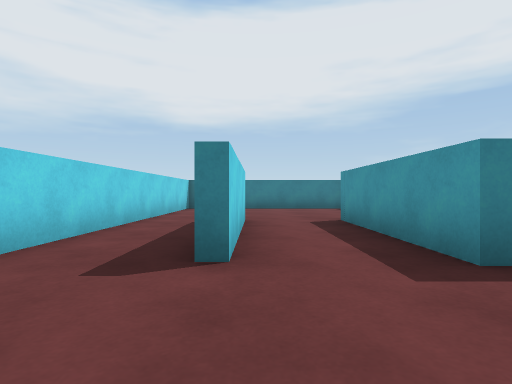
[1] (above)

16 first-person views from a walk through a scene from a Unity 3-D project. The camera is 0.61 m above the floor, looks level and sees 80° across. The floor is counted in squares, 1 m on a side. Each view is taken from the middle of a square. On the plan, view 1 faces up. The plan holds only what a view shows up to about 9 squares ahead; the rest is blank. The place goes on beyond the plan. The player is left out.

[2]
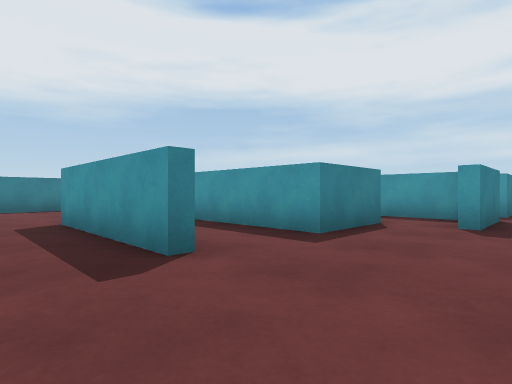

[3]
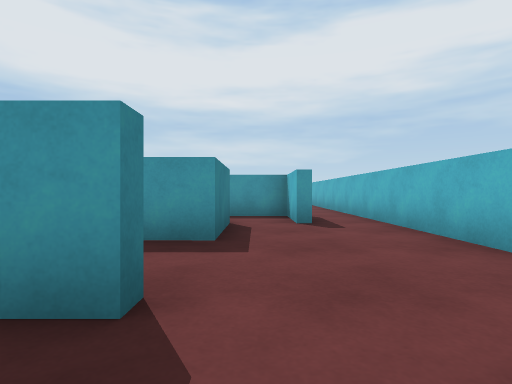

[4]
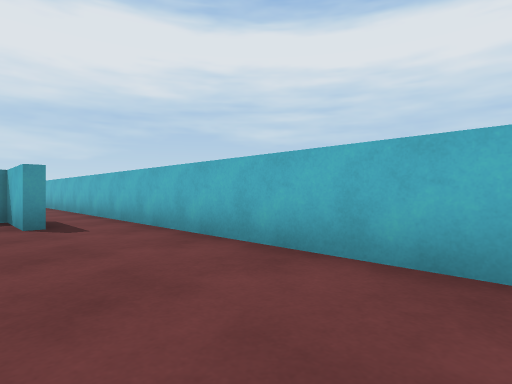

[5]
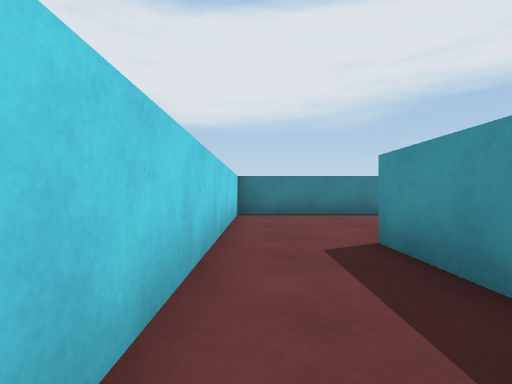

[6]
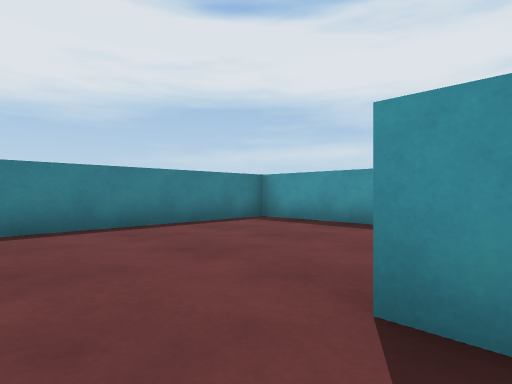

[7]
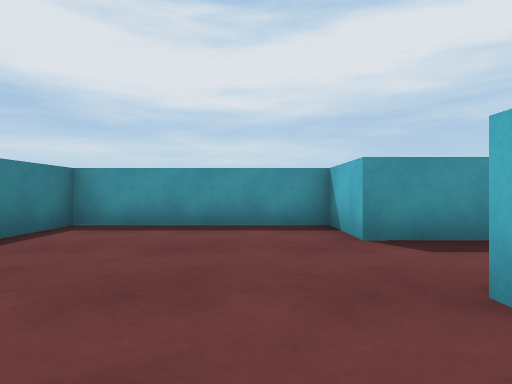

[8]
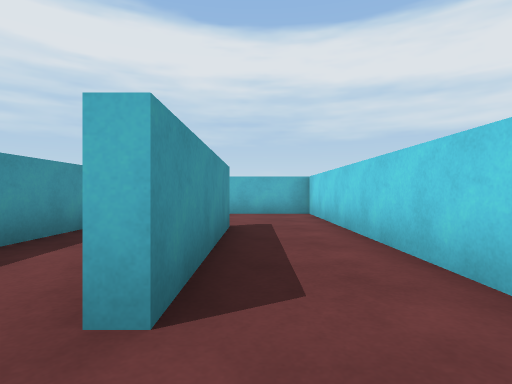

[9]
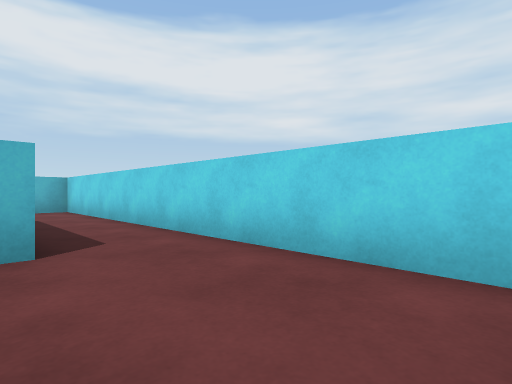

[10]
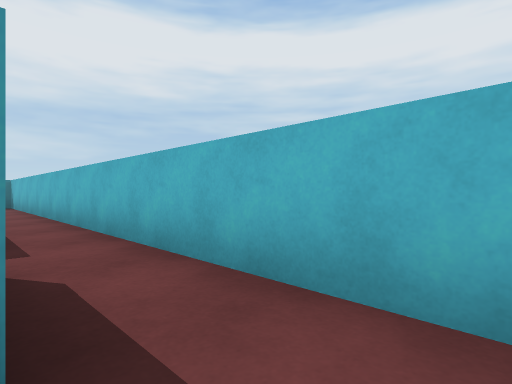

[11]
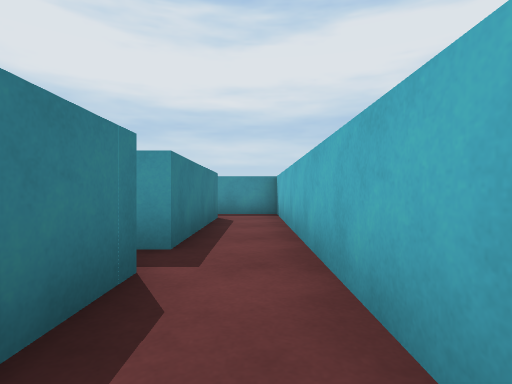

[12]
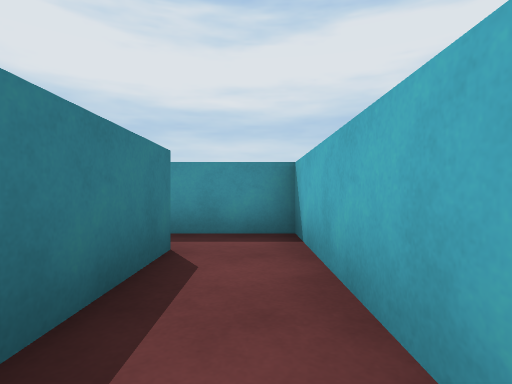

[13]
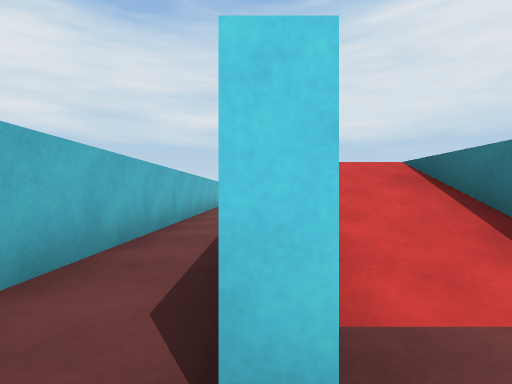

[14]
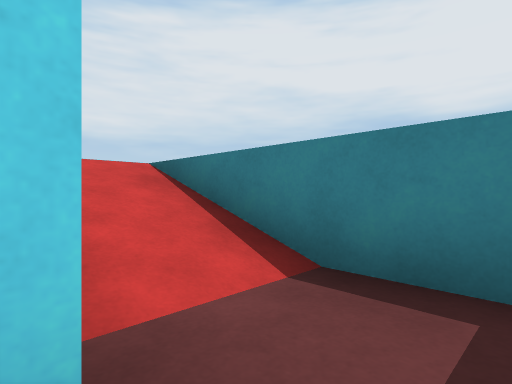

[15]
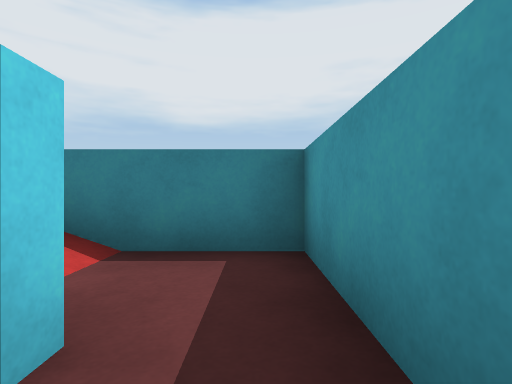

[16]
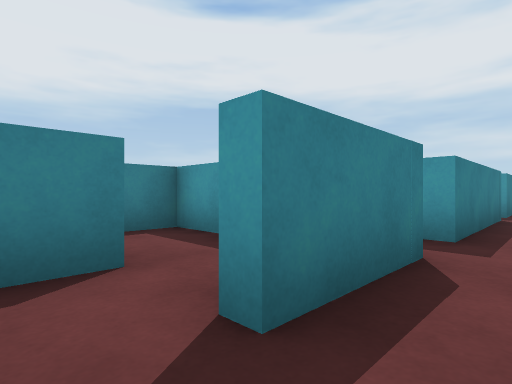

### Floor plan
Ten units are one square. View 1 is at (0, 0); x grows to the right and y downward. Boxes are objects, and circles mark ways between rooms. Rooms are numbered by the first view taken in them; rooms with no view inside come last. Other rooms are left out.
<svg viewBox="-30 -118 210 129">
<path fill="none" stroke="#000" d="M-2 -67 -2 -25 -5 -25 -5 -67 -2 -67M40 -25 19 -25 19 -67 36 -67 36 -113 -25 -113 -25 6 65 6M61 -9 39 -9M114 -9 73 -9 73 -14M65 6 175 6 175 -16M162 -9 122 -9M39 -12 58 -12 58 -47 49 -47"/>
<circle cx="60" cy="0" r="3" fill="#2a7"/>
<circle cx="40" cy="-20" r="3" fill="#2a7"/>
<text x="10" y="-50">1</text>
<text x="110" y="0">2</text>
<text x="40" y="-40">3</text>
</svg>
Room 1 opens to room 2. Room 1 opens to room 3.

Where each view was taken, in squares from view 1:
view 1: 0 up, 0 right, facing up
view 2: 0 up, 2 left, facing up-right
view 3: 2 up, 2 left, facing right
view 4: 2 up, 2 left, facing down-right
view 5: 3 up, 2 left, facing up
view 6: 6 up, 2 left, facing up-right
view 7: 8 up, 2 left, facing right
view 8: 8 up, 1 left, facing down
view 9: 10 up, 0 right, facing down-left
view 10: 1 up, 3 right, facing down-right
view 11: 0 up, 9 right, facing right
view 12: 0 up, 13 right, facing right
view 13: 1 up, 17 right, facing left
view 14: 1 up, 17 right, facing up-left
view 15: 0 up, 17 right, facing up
view 16: 0 up, 3 right, facing up-right
